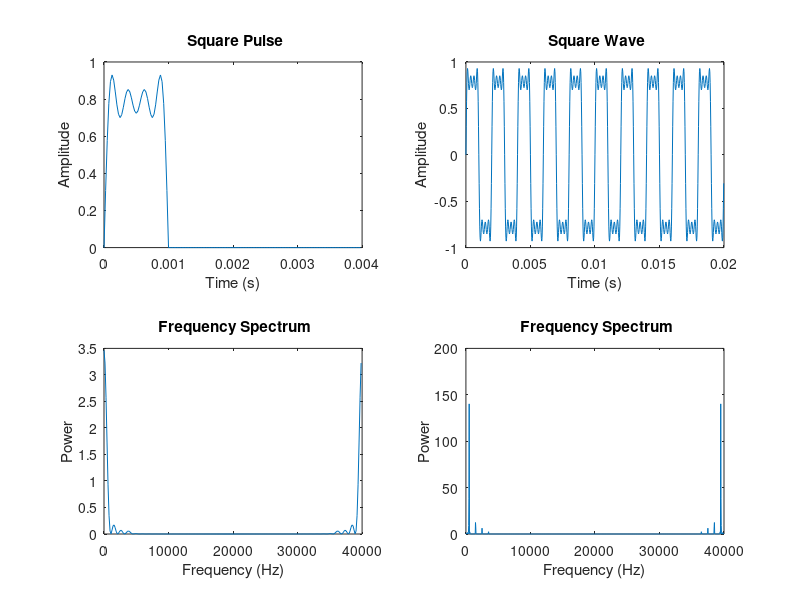

This figure's MATLAB source:
clc
clear all

% generate sum of sinusoid signals
% define parameters
f = 0.5e3;          % f  = fundamental frequency of 1st sinewave
N = 160;            % N  = number of samples
W = 40;             % W  = number of samples per cycle
fs = 2*f*W;         % fs = sampling frequency
t = [0:N-1]*1/(fs); % t  = time samples

% generate the sinewaves 
a1 = sin(2*pi*f*t);         % sinewave with freq = f,  A=1
a3 = (1/3)*sin(2*pi*3*f*t); % sinewave with freq = 3f, A=1/3
a5 = (1/5)*sin(2*pi*5*f*t); % sinewave with freq = 5f, A=1/5
a7 = (1/7)*sin(2*pi*7*f*t); % sinewave with freq = 7f, A=1/7

% plot each sinewave and then various sums
subplot(4,2,1); plot(t,a1);
subplot(4,2,3); plot(t,a3);
subplot(4,2,5); plot(t,a5);
subplot(4,2,7); plot(t,a7);
subplot(4,2,2); plot(t,a1);
subplot(4,2,4); plot(t,a1+a3);
subplot(4,2,6); plot(t,a1+a3+a5);
subplot(4,2,8); plot(t,a1+a3+a5+a7);
pause;

% take the FFT of the sum of all the sinewaves
x = a1+a3+a5+a7;                % x = sum of the sinewaves
n = pow2(nextpow2(length(t)));  % n = power of 2 greater than number of samples
y = fft(x,n);                   % n point FFT of x
f = (0:n-1)*(fs/n);             % Frequency range
power = y.*conj(y)/n;           % Power of the FFT of x
subplot(1,1,1); plot(f,power);  % Plot frequency spectrum
xlabel('Frequency (Hz)')
ylabel('Power')
title('{\bf Frequency Spectrum}')
pause;

% generate a single pulse of amplitude 1 and width W,
% then apply this pulse to each of the sinewaves which are combined 
% using linearity

pulse = zeros(1,N);
i = 1;
for i = 1:W
    pulse(i) = 1;
end

a1_pulse = a1.*pulse;
a3_pulse = a3.*pulse;
a5_pulse = a5.*pulse;
a7_pulse = a7.*pulse;

subplot(4,2,1); plot(t,a1_pulse);
subplot(4,2,3); plot(t,a3_pulse);
subplot(4,2,5); plot(t,a5_pulse);
subplot(4,2,7); plot(t,a7_pulse);
subplot(4,2,2); plot(t,a1_pulse);
subplot(4,2,4); plot(t,a1_pulse+a3_pulse);
subplot(4,2,6); plot(t,a1_pulse+a3_pulse+a5_pulse);
subplot(4,2,8); plot(t,a1_pulse+a3_pulse+a5_pulse+a7_pulse);
pause;

N = 800;
f = 0.5e3;
t2 = [0:N-1]*1/(fs);

% generate the sinewaves
a1 = sin(2*pi*f*t2);         % sinewave with freq = f,  A=1
a3 = (1/3)*sin(2*pi*3*f*t2); % sinewave with freq = 3f, A=1/3
a5 = (1/5)*sin(2*pi*5*f*t2); % sinewave with freq = 5f, A=1/5
a7 = (1/7)*sin(2*pi*7*f*t2); % sinewave with freq = 7f, A=1/7

subplot(4,2,1); plot(t2,a1);
subplot(4,2,3); plot(t2,a3);
subplot(4,2,5); plot(t2,a5);
subplot(4,2,7); plot(t2,a7);
subplot(4,2,2); plot(t2,a1);
subplot(4,2,4); plot(t2,a1+a3);
subplot(4,2,6); plot(t2,a1+a3+a5);
subplot(4,2,8); plot(t2,a1+a3+a5+a7);
pause;

sq_pulse = a1_pulse+a3_pulse+a5_pulse+a7_pulse;
sq_wave = a1+a3+a5+a7;

subplot(2,2,1); plot(t,sq_pulse);
xlabel('Time (s)')
ylabel('Amplitude')
title('{\bf Square Pulse}')

subplot(2,2,2); plot(t2,sq_wave);
xlabel('Time (s)')
ylabel('Amplitude')
title('{\bf Square Wave}')

n = pow2(nextpow2(length(t)));              % n = power of 2 greater than number of samples
y_pulse = fft(sq_pulse,n);                  % n point FFT of x
f_pulse = (0:n-1)*(fs/n);                   % Frequency range
power_pulse = y_pulse.*conj(y_pulse)/n;     % Power of the FFT of x
subplot(2,2,3); plot(f_pulse,power_pulse);  % Plot frequency spectrum
xlabel('Frequency (Hz)')
ylabel('Power')
title('{\bf Frequency Spectrum}')

n = pow2(nextpow2(length(t2)));             % n = power of 2 greater than number of samples
y_wave = fft(sq_wave,n);                    % n point FFT of x
f_wave = (0:n-1)*(fs/n);                    % Frequency range
power_wave = y_wave.*conj(y_wave)/n;        % Power of the FFT of x
subplot(2,2,4); plot(f_wave,power_wave);    % Plot frequency spectrum
xlabel('Frequency (Hz)')
ylabel('Power')
title('{\bf Frequency Spectrum}')

